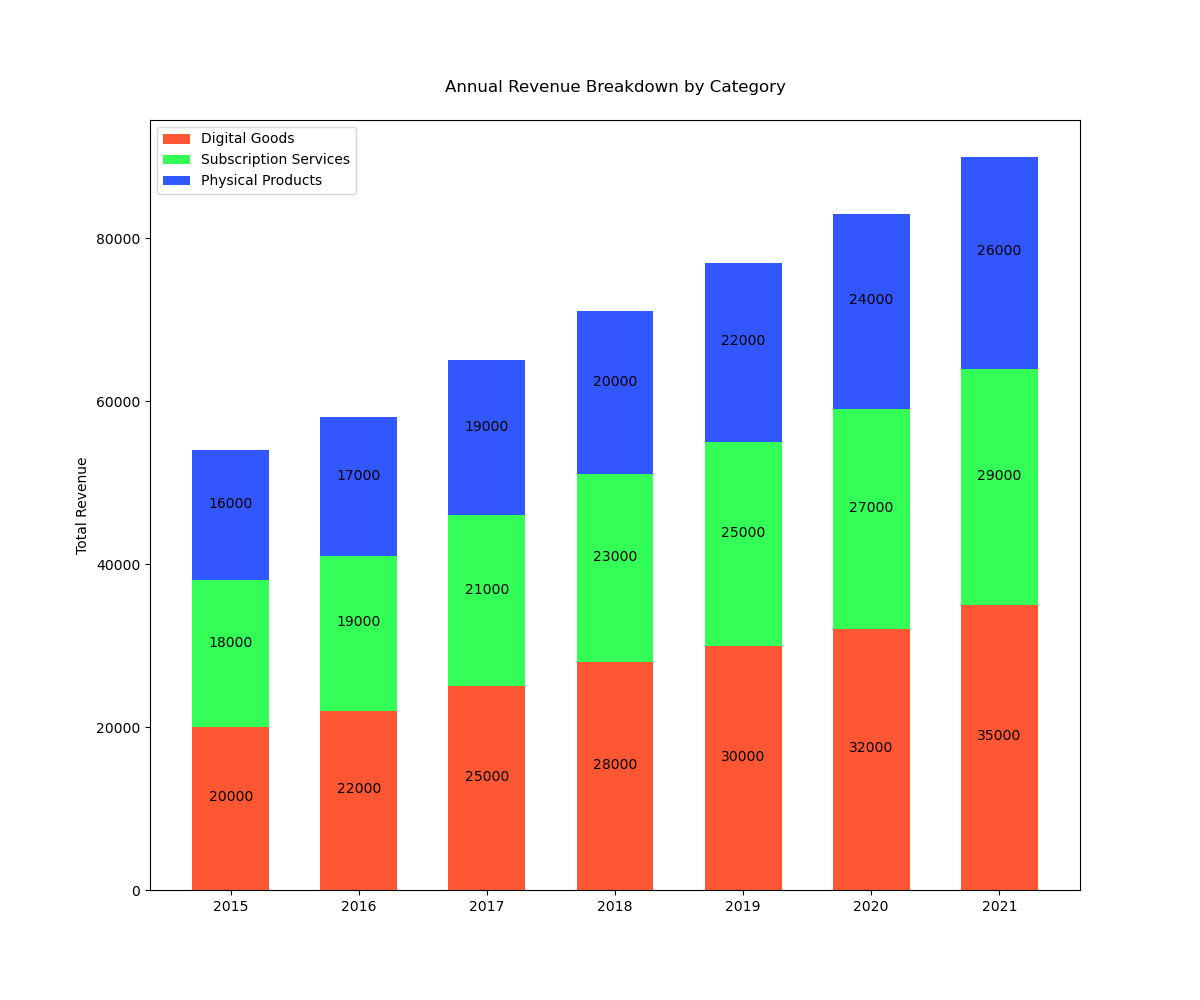

This figure's Python source:

import matplotlib.pyplot as plt

# Data
years = ['2015', '2016', '2017', '2018', '2019', '2020', '2021']
digital_goods_sales = [20000, 22000, 25000, 28000, 30000, 32000, 35000]
subscription_services_sales = [18000, 19000, 21000, 23000, 25000, 27000, 29000]
physical_products_sales = [16000, 17000, 19000, 20000, 22000, 24000, 26000]

# Plot
fig, ax = plt.subplots(figsize=(12, 10))  # Change the figure size

bar_width = 0.6  # Change the bar width for a vertical bar chart

bar_digital = ax.bar(years, digital_goods_sales, width=bar_width, color='#FF5733', label='Digital Goods')
bar_subscription = ax.bar(years, subscription_services_sales, width=bar_width, bottom=digital_goods_sales, color='#33FF57', label='Subscription Services')
bar_physical = ax.bar(years, physical_products_sales, width=bar_width, bottom=[i+j for i,j in zip(digital_goods_sales, subscription_services_sales)], color='#3357FF', label='Physical Products')

# Add some text for labels, title and custom y-axis tick labels, etc.
ax.set_ylabel('Total Revenue')
ax.set_title('Annual Revenue Breakdown by Category', pad=20)
ax.legend(loc='upper left')

# Adding numerical labels
for bar in [bar_digital, bar_subscription, bar_physical]:
    for rect in bar:
        height = rect.get_height()
        ax.annotate('{}'.format(height),
                    xy=(rect.get_x() + rect.get_width() / 2, rect.get_y() + height / 2),
                    xytext=(0, 3),  # 3 points vertical offset
                    textcoords="offset points",
                    ha='center', va='bottom')

# Show the figure
plt.show()
